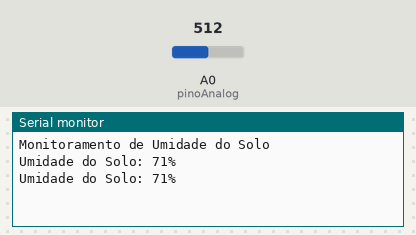
This sketch was run on a simulated Arduino Uno, built with avr-gcc and run on an emulated ATmega328P. Parts: the last lines printed to the serial monitor. Inputs (shaded band) come from the test bench; at power-on: A0 (pinoAnalog) = 512.

Above: at 1.8 s.
1.9 s: A0 (pinoAnalog) set to 716
At 2.4 s:
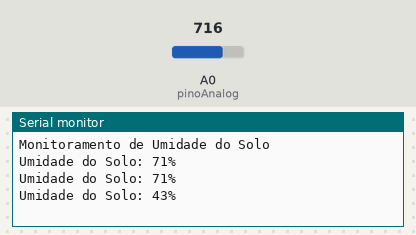
3.4 s: A0 (pinoAnalog) set to 900
At 4.8 s:
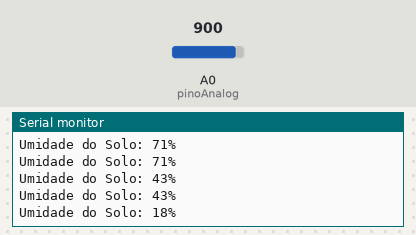
Timing chart, 0 to 6.4 s (numbered marks = the images above; inputs shaded):
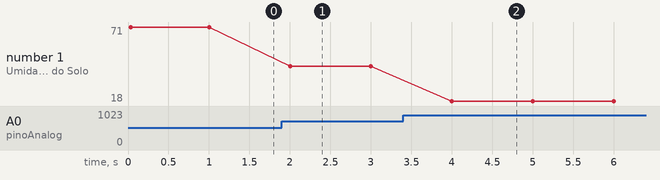

Measured:
- after the input at 1.9 s, the serial monitor: prints a new line after 0.10 s (image 1)
- after the input at 3.4 s, the serial monitor: prints a new line after 0.60 s (image 2)
- plotted number 1: 71 → 43 after the input at 1.9 s, 43 → 18 after the input at 3.4 s

The sketch:

humidadeDeSolo.ino
```cpp
#define pinoAnalog A0

int ValAnalogIn;

void setup() {
  Serial.begin(9600);
  Serial.println("Monitoramento de Umidade do Solo");
}

void loop() {
  ValAnalogIn = analogRead(pinoAnalog);
  int Porcento = map(ValAnalogIn, 300, 1023, 100, 0); // Ajuste baseado em testes

  Serial.print("Umidade do Solo: ");
  Serial.print(Porcento);
  Serial.println("%");

  delay(1000);
}
```
